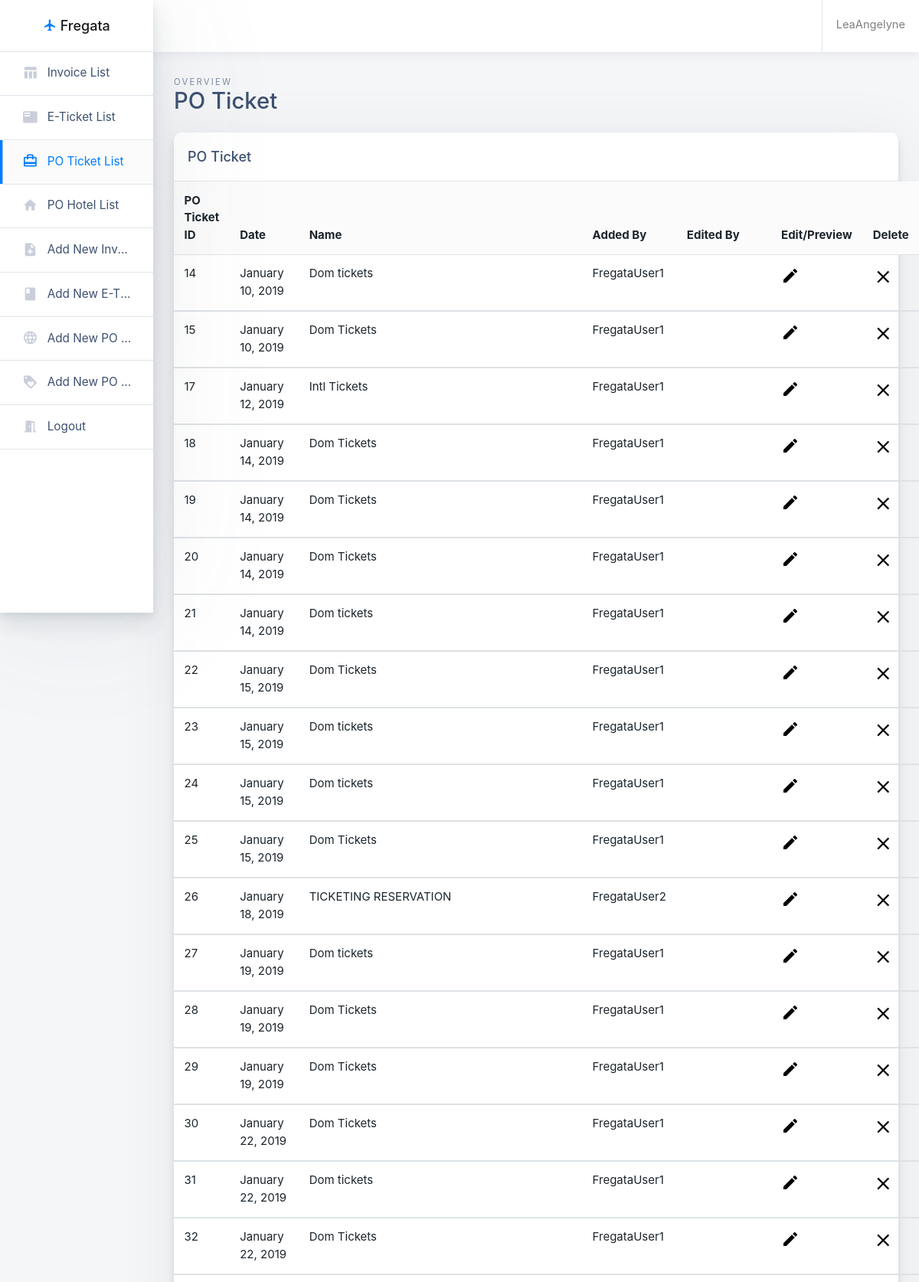
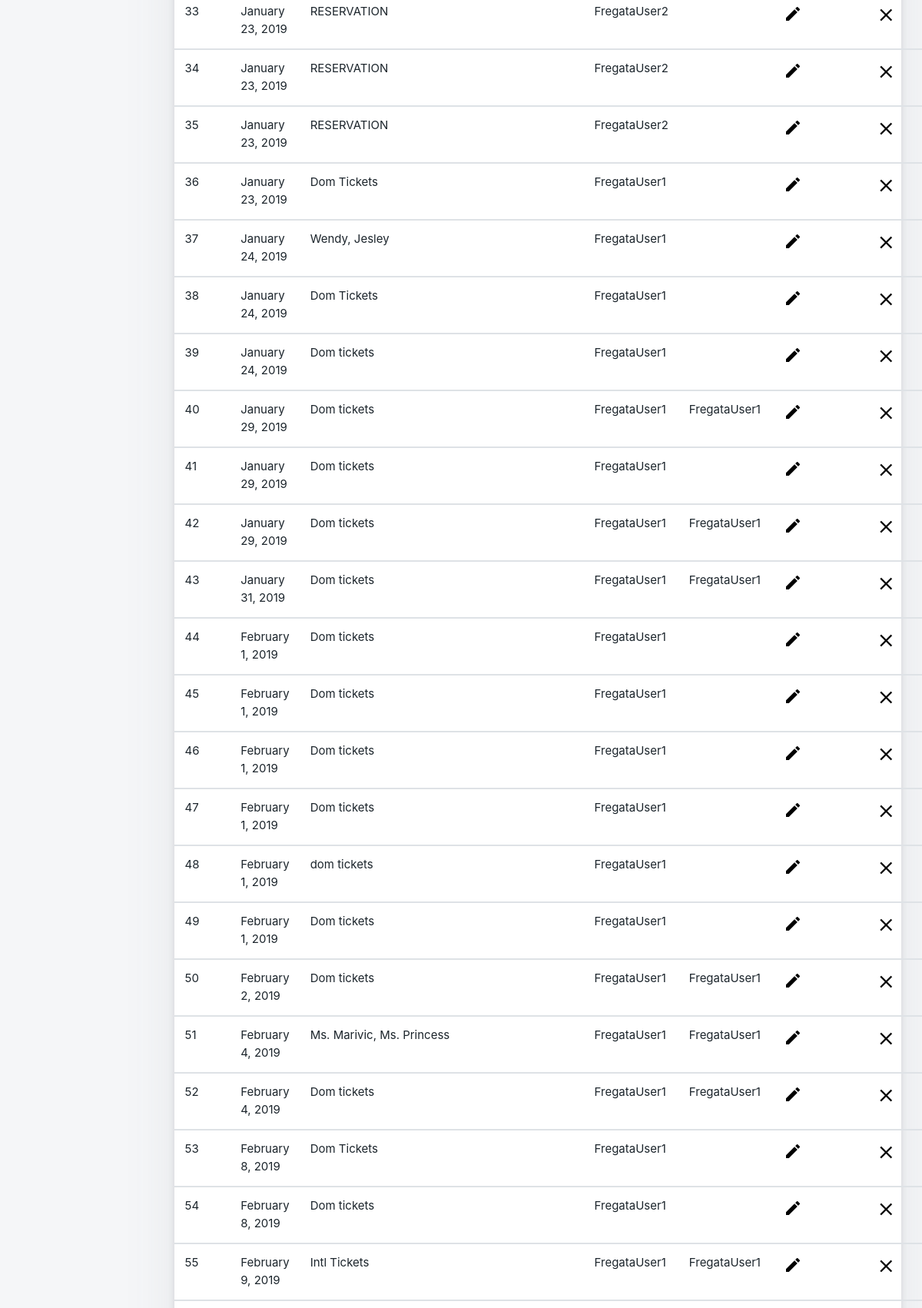
The page /POT.php (signed in, upper part) on the database its author committed (2 pictures, top to bottom).
### tables this page shows
CREATE TABLE `tbl_pot` (
  `pot_id` int(11) NOT NULL,
  `pot_date` text NOT NULL,
  `pot_name` text NOT NULL,
  `pot_addedby` varchar(50) NOT NULL,
  `pot_editedby` varchar(50) NOT NULL,
  `pot_html` longtext NOT NULL
);

### POT.php (the view, shortened to what this page needs)
<!doctype html>
<html class="no-js h-100" lang="en">
  <head>
    <link href="https://use.fontawesome.com/releases/v5.0.6/css/all.css" rel="stylesheet">
    <link rel="stylesheet" href="https://maxcdn.bootstrapcdn.com/bootstrap/4.0.0/css/bootstrap.min.css">
    <link rel="stylesheet" id="main-stylesheet" data-version="1.0.0" href="styles/shards-dashboards.1.0.0.min.css">
    <link rel="stylesheet" href="styles/extras.1.0.0.min.css">
    <link rel="stylesheet" href="styles/mainstyle.css">
  </head>
  <body class="h-100">
    <div class="container-fluid">
      <div class="row">
        <aside class="main-sidebar col-12 col-md-3 col-lg-2 px-0">
          <div class="main-navbar">
            <nav class="navbar align-items-stretch navbar-light bg-white flex-md-nowrap border-bottom p-0">
              <a class="navbar-brand w-100 mr-0" href="#" style="line-height: 25px;">
                <div class="d-table m-auto">
                  <i class="material-icons" style="color:#007bff;">
</i>
                  <span class="d-none d-md-inline ml-1">Fregata</span>
                </div>
              </a>
            </nav>
          </div>
          <div class="nav-wrapper">
            <ul class="nav flex-column">
              <li class="nav-item">
                <a class="nav-link" href="tables.php">
                  <i class="material-icons">table_chart</i>
                  <span>Invoice List</span>
                </a>
              </li>
              <li class="nav-item">
                <a class="nav-link" href="tablesTicket.php">
                  <i class="material-icons">featured_play_list</i>
                  <span>E-Ticket List</span>
                </a>
              </li>
							<li class="nav-item">
								<a class="nav-link active" href="POT.php">
									<i class="material-icons">card_travel</i>
									<span>PO Ticket List</span>
								</a>
							</li>
							<li class="nav-item">
								<a class="nav-link " href="POH.php">
									<i class="material-icons">home</i>
									<span>PO Hotel List</span>
								</a>
							</li>
							<li class="nav-item">
								<a class="nav-link " href="PDF.php">
									<i class="material-icons">note_add</i>
									<span>Add New Invoice</span>
								</a>
							</li>
							<li class="nav-item">
								<a class="nav-link" href="PDFTicket.php">
									<i class="material-icons">book</i>
									<span>Add New E-Ticket</span>
								</a>
							</li>
							<li class="nav-item">
								<a class="nav-link " href="PDF_POTicket.php">
									<i class="material-icons">language</i>
									<span>Add New PO Ticket</span>
								</a>
							</li>
							<li class="nav-item">
								<a class="nav-link" href="PDF_POHotel.php">
									<i class="material-icons">loyalty</i>
									<span>Add New PO Hotel</span>
								</a>
							</li>
							<li class="nav-item">
								<a class="nav-link " href="logout.php">
									<i class="material-icons">meeting_room</i>
									<span>Logout</span>
								</a>
							</li>
            </ul>
          </div>
        </aside>
        <main class="main-content col-lg-10 col-md-9 col-sm-12 p-0 offset-lg-2 offset-md-3">
          <div class="main-navbar sticky-top bg-white">
            <nav class="navbar align-items-stretch navbar-light flex-md-nowrap p-0">
              <form action="#" class="main-navbar__search w-100 d-none d-md-flex d-lg-flex">
                <div class="input-group input-group-seamless ml-3">
                  <div class="input-group-prepend">
                    <div class="input-group-text">
                    </div>
                  </div>
                   </div>
              </form>
              <ul class="navbar-nav border-left flex-row ">
                <li class="nav-item dropdown">
                  <a class="nav-link  text-nowrap px-3" data-toggle="dropdown" href="#" role="button" aria-haspopup="true" aria-expanded="false">
                    <span class="d-none d-md-inline-block"><?php echo $_SESSION['user']; ?></span>
                  </a>
                </li>
              </ul>
            </nav>
          </div>
          <div class="main-content-container container-fluid px-4">
            <div class="page-header row no-gutters py-4">
              <div class="col-12 col-sm-4 text-center text-sm-left mb-0">
                <span class="text-uppercase page-subtitle">Overview</span>
                <h3 class="page-title">PO Ticket</h3>
              </div>
            </div>
            <div class="row">
              <div class="col">
                <div class="card card-small mb-4">
                  <div class="card-header border-bottom">
                    <h6 class="m-0">PO Ticket</h6>
                  </div>
                  <div class="card-body p-0 pb-3 text-center">
                    <table class="table mb-0">
                      <thead class="bg-light">
                        <tr>
                          <th scope="col" class="border-0">PO Ticket ID</th>
                          <th scope="col" class="border-0">Date</th>
                          <th scope="col" class="border-0">Name</th>
													<th scope="col" class="border-0">Added By</th>
													<th scope="col" class="border-0">Edited By</th>
                          <th scope="col" class="border-0">Edit/Preview</th>
                          <th id = "clearTD" scope="col" class="border-0">Delete</th>
                        </tr>
                      </thead>
                      <?php
                      include "connection.php";
                      $sql = "SELECT * FROM tbl_pot";
                      $result = $conn ->query($sql);
                      while($row = $result->fetch_assoc()){
                      ?>
                      <tbody>
                        <tr>
                          <td> <?php echo $row['pot_id']?></td>
                          <td> <?php echo $row['pot_date']?></td>
                          <td> <?php echo $row['pot_name']?></td>
                          <td> <?php echo $row['pot_addedby']?></td>
                          <td> <?php echo $row['pot_editedby']?></td>
                          <td><a onclick="editData('<?php echo $row['pot_id'];?>')"><i style="font-size:160%;" class="material-icons  setColor">create</i></a></td>
                          <td><a id= "clearbtn" onclick= "deleteData('<?php echo $row['pot_id'];?>')"><i style="font-size:180%;" class="material-icons  setColor">clear</i></a></td>
                        </tr>
                      </tbody>
                    <?php } ?>
                    </table>
                  </div>
                </div>
              </div>
            </div>
    </div>
  </body>
</html>

### styles/mainstyle.css (style rules this page uses)
.fg-text, .fg-text--display, .fg-text--body, .fg-text--reverse, body, .fg-list--plain--vertical, .fg-list--plain--horizontal, .fg-nav--secondary .fg-nav__section, .fg-nav--secondary--horizontal .fg-nav__section, .fg-nav--tertiary .fg-nav__section, .fg-list, .fg-list--bulleted, .fg-list--numbered, .fg-list--alpha, .fg-list--icon, .fg-tag, .fg-input, .fg-input--prefixed, .fg-input--prefixed--wide, .fg-input--suffixed, .fg-input--suffixed--wide, .fg-textarea, .fg-input--signature::placeholder, .fg-checkbox .fg-form-field__label, .fg-radio .fg-form-field__label, .fg-toggle__label, .fg-datepicker__day, .fg-select__input, .fg-form-field__label, .fg-form-field__label--align-top, .fg-form-field__read-only, .fg-table, .fg-table--fixed-width, .fg-table--skeleton, .fg-table--plain, .fg-table--condensed, .fg-tooltip, .fg-tooltip--top, .fg-tooltip--left, .fg-tooltip--bottom, .fg-tooltip--right, .fg-modal, .fg-modal--danger, .fg-nav__menu--apps .fg-nav__menu__item__label, .fg-business-switcher__panel__header__title { font-family: -apple-system,BlinkMacSystemFont,"Segoe UI","Roboto","Oxygen","Ubuntu","Cantarell","Fira Sans","Droid Sans","Helvetica Neue",sans-serif; color: #1c252c; font-weight: 400; }
table { display: table; border-spacing: 2px; border-color: grey; }
tr { display: table-row; vertical-align: inherit; border-color: inherit; }
td, th { display: table-cell; vertical-align: inherit; }
tbody { display: table-row-group; vertical-align: middle; border-color: inherit; }
thead { display: table-header-group; vertical-align: middle; border-color: inherit; }
.setColor { color:#000; }
a:-webkit-any-link { cursor: pointer; }
.text-center { text-align: left!important; }

### rows shown on the page
tbl_pot: pot_id "14", pot_date "January 10, 2019", pot_name "Dom tickets", pot_addedby "FregataUser1"
tbl_pot: pot_id "15", pot_date "January 10, 2019", pot_name "Dom Tickets", pot_addedby "FregataUser1"
tbl_pot: pot_id "17", pot_date "January 12, 2019", pot_name "Intl Tickets", pot_addedby "FregataUser1"
tbl_pot: pot_id "18", pot_date "January 14, 2019", pot_name "Dom Tickets", pot_addedby "FregataUser1"
tbl_pot: pot_id "19", pot_date "January 14, 2019", pot_name "Dom Tickets", pot_addedby "FregataUser1"
tbl_pot: pot_id "20", pot_date "January 14, 2019", pot_name "Dom Tickets", pot_addedby "FregataUser1"
tbl_pot: pot_id "21", pot_date "January 14, 2019", pot_name "Dom tickets", pot_addedby "FregataUser1"
tbl_pot: pot_id "22", pot_date "January 15, 2019", pot_name "Dom Tickets", pot_addedby "FregataUser1"
tbl_pot: pot_id "23", pot_date "January 15, 2019", pot_name "Dom tickets", pot_addedby "FregataUser1"
tbl_pot: pot_id "24", pot_date "January 15, 2019", pot_name "Dom tickets", pot_addedby "FregataUser1"
tbl_pot: pot_id "25", pot_date "January 15, 2019", pot_name "Dom Tickets", pot_addedby "FregataUser1"
tbl_pot: pot_id "26", pot_date "January 18, 2019", pot_name "TICKETING RESERVATION", pot_addedby "FregataUser2"
tbl_pot: pot_id "27", pot_date "January 19, 2019", pot_name "Dom tickets", pot_addedby "FregataUser1"
tbl_pot: pot_id "28", pot_date "January 19, 2019", pot_name "Dom Tickets", pot_addedby "FregataUser1"
tbl_pot: pot_id "29", pot_date "January 19, 2019", pot_name "Dom Tickets", pot_addedby "FregataUser1"
tbl_pot: pot_id "30", pot_date "January 22, 2019", pot_name "Dom Tickets", pot_addedby "FregataUser1"
tbl_pot: pot_id "31", pot_date "January 22, 2019", pot_name "Dom tickets", pot_addedby "FregataUser1"
tbl_pot: pot_id "32", pot_date "January 22, 2019", pot_name "Dom Tickets", pot_addedby "FregataUser1"
tbl_pot: pot_id "33", pot_date "January 23, 2019", pot_name "RESERVATION", pot_addedby "FregataUser2"
tbl_pot: pot_id "34", pot_date "January 23, 2019", pot_name "RESERVATION", pot_addedby "FregataUser2"
tbl_pot: pot_id "35", pot_date "January 23, 2019", pot_name "RESERVATION", pot_addedby "FregataUser2"
tbl_pot: pot_id "36", pot_date "January 23, 2019", pot_name "Dom Tickets", pot_addedby "FregataUser1"
tbl_pot: pot_id "37", pot_date "January 24, 2019", pot_name "Wendy, Jesley", pot_addedby "FregataUser1"
tbl_pot: pot_id "38", pot_date "January 24, 2019", pot_name "Dom Tickets", pot_addedby "FregataUser1"
tbl_pot: pot_id "39", pot_date "January 24, 2019", pot_name "Dom tickets", pot_addedby "FregataUser1"
tbl_pot: pot_id "40", pot_date "January 29, 2019", pot_name "Dom tickets", pot_addedby "FregataUser1", pot_editedby "FregataUser1"
tbl_pot: pot_id "41", pot_date "January 29, 2019", pot_name "Dom tickets", pot_addedby "FregataUser1"
tbl_pot: pot_id "42", pot_date "January 29, 2019", pot_name "Dom tickets", pot_addedby "FregataUser1", pot_editedby "FregataUser1"
tbl_pot: pot_id "43", pot_date "January 31, 2019", pot_name "Dom tickets", pot_addedby "FregataUser1", pot_editedby "FregataUser1"
tbl_pot: pot_id "44", pot_date "February 1, 2019", pot_name "Dom tickets", pot_addedby "FregataUser1"
tbl_pot: pot_id "45", pot_date "February 1, 2019", pot_name "Dom tickets", pot_addedby "FregataUser1"
tbl_pot: pot_id "46", pot_date "February 1, 2019", pot_name "Dom tickets", pot_addedby "FregataUser1"
tbl_pot: pot_id "47", pot_date "February 1, 2019", pot_name "Dom tickets", pot_addedby "FregataUser1"
tbl_pot: pot_id "48", pot_date "February 1, 2019", pot_name "dom tickets", pot_addedby "FregataUser1"
tbl_pot: pot_id "49", pot_date "February 1, 2019", pot_name "Dom tickets", pot_addedby "FregataUser1"
tbl_pot: pot_id "50", pot_date "February 2, 2019", pot_name "Dom tickets", pot_addedby "FregataUser1", pot_editedby "FregataUser1"
tbl_pot: pot_id "51", pot_date "February 4, 2019", pot_name "Ms. Marivic, Ms. Princess", pot_addedby "FregataUser1", pot_editedby "FregataUser1"
tbl_pot: pot_id "52", pot_date "February 4, 2019", pot_name "Dom tickets", pot_addedby "FregataUser1", pot_editedby "FregataUser1"
tbl_pot: pot_id "53", pot_date "February 8, 2019", pot_name "Dom Tickets", pot_addedby "FregataUser1"
tbl_pot: pot_id "54", pot_date "February 8, 2019", pot_name "Dom tickets", pot_addedby "FregataUser1"
tbl_pot: pot_id "55", pot_date "February 9, 2019", pot_name "Intl Tickets", pot_addedby "FregataUser1", pot_editedby "FregataUser1"

### other values the page prints
$_SESSION['user'] "LeaAngelyne"
